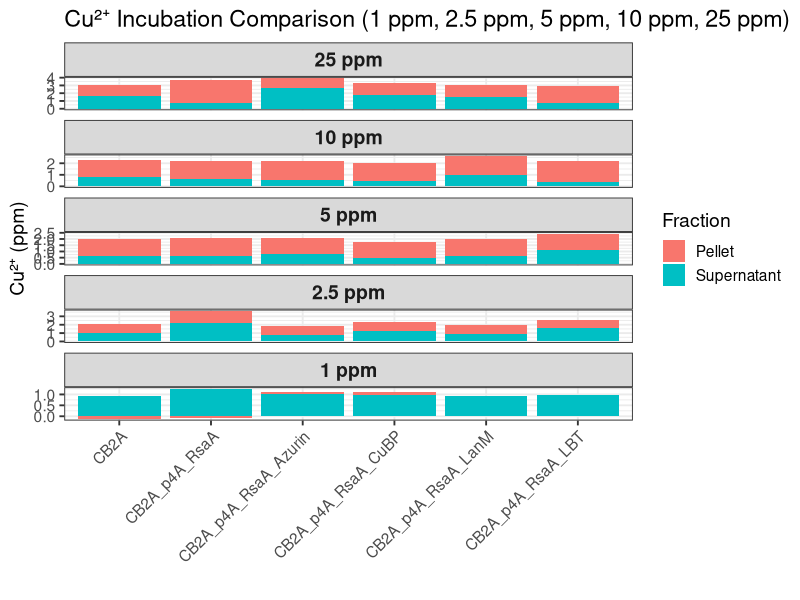
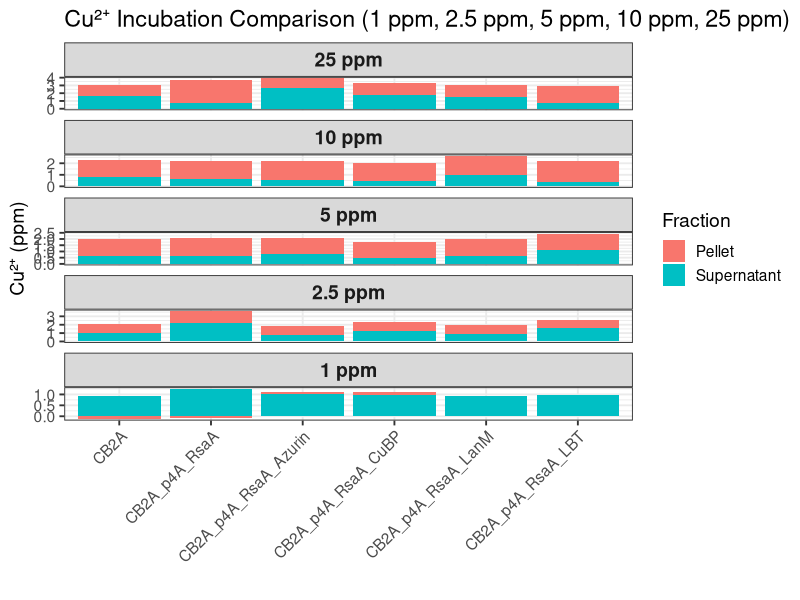

These charts were generated, in order, by the following R code:
library(dplyr)
library(tidyr)
library(ggplot2)

# ------------------------------
# 25 ppm dataset
# ------------------------------
df_25 <- data.frame(
  Strain = c(
    "CB2A",
    "CB2A_p4A_RsaA",
    "CB2A_p4A_RsaA_LanM",
    "CB2A_p4A_RsaA_LBT",
    "CB2A_p4A_RsaA_CuBP",
    "CB2A_p4A_RsaA_Azurin"
  ),
  Supernatant = c(1.665, 0.715, 1.531, 0.795, 1.818, 2.620),
  Pellet      = c(1.376, 3.005, 1.461, 2.175, 1.439, 1.286),
  Condition   = "25 ppm"
)

# ------------------------------
# 10 ppm dataset
# ------------------------------
df_10 <- data.frame(
  Strain = c(
    "CB2A",
    "CB2A_p4A_RsaA",
    "CB2A_p4A_RsaA_LanM",
    "CB2A_p4A_RsaA_LBT",
    "CB2A_p4A_RsaA_CuBP",
    "CB2A_p4A_RsaA_Azurin"
  ),
  Supernatant = c(0.790, 0.635, 0.940, 0.411, 0.432, 0.511),
  Pellet      = c(1.498, 1.589, 1.692, 1.786, 1.561, 1.680),
  Condition   = "10 ppm"
)

# ------------------------------
# 5 ppm dataset
# ------------------------------
df_5 <- data.frame(
  Strain = c(
    "CB2A",
    "CB2A_p4A_RsaA",
    "CB2A_p4A_RsaA_LanM",
    "CB2A_p4A_RsaA_LBT",
    "CB2A_p4A_RsaA_CuBP",
    "CB2A_p4A_RsaA_Azurin"
  ),
  Supernatant = c(0.671, 0.665, 0.660, 1.092, 0.460, 0.795),
  Pellet      = c(1.369, 1.384, 1.358, 1.347, 1.272, 1.323),
  Condition   = "5 ppm"
)

# ------------------------------
# 2.5 ppm dataset
# ------------------------------
df_2.5 <- data.frame(
  Strain = c(
    "CB2A",
    "CB2A_p4A_RsaA",
    "CB2A_p4A_RsaA_LanM",
    "CB2A_p4A_RsaA_LBT",
    "CB2A_p4A_RsaA_CuBP",
    "CB2A_p4A_RsaA_Azurin"
  ),
  Supernatant = c(1.007, 2.174, 0.941, 1.634, 1.275, 0.832),
  Pellet      = c(1.097, 1.450, 1.059, 0.985, 1.052, 1.011),
  Condition   = "2.5 ppm"
)

# ------------------------------
# 1 ppm dataset
# ------------------------------
df_1 <- data.frame(
  Strain = c(
    "CB2A",
    "CB2A_p4A_RsaA",
    "CB2A_p4A_RsaA_LanM",
    "CB2A_p4A_RsaA_LBT",
    "CB2A_p4A_RsaA_CuBP",
    "CB2A_p4A_RsaA_Azurin"
  ),
  Supernatant = c(0.95, 1.262, 0.924, 0.955, 0.994, 1.040),
  Pellet      = c(-0.127, -0.083, 0.006, 0.000, 0.115, 0.081),
  Condition   = "1 ppm"
)

# ------------------------------
# Combine datasets
# ------------------------------
df_all <- bind_rows(df_25, df_10, df_5, df_2.5, df_1)

# ------------------------------
# Convert to long format (NO NORMALIZATION)
# ------------------------------
df_long <- df_all %>%
  pivot_longer(
    cols = c(Supernatant, Pellet),
    names_to = "Fraction",
    values_to = "Value"
  )

# ------------------------------
# Reorder facets so 25 ppm is on top
# ------------------------------
df_long$Condition <- factor(df_long$Condition, levels = c("25 ppm", "10 ppm", "5 ppm", "2.5 ppm", "1 ppm"))

# ------------------------------
# Stacked bar plot (ppm scale)
# ------------------------------
p <- ggplot(df_long, aes(x = Strain, y = Value, fill = Fraction)) +
  geom_bar(stat = "identity", position = "stack") +
  labs(
    title = "Cu²⁺ Incubation Comparison (1 ppm, 2.5 ppm, 5 ppm, 10 ppm, 25 ppm)",
    x = "",
    y = "Cu²⁺ (ppm)"
  ) +
  facet_wrap(~ Condition, ncol = 1, scales = "free_y") +
  theme_bw(base_size = 14) +
  theme(
    axis.text.x = element_text(angle = 45, hjust = 1),
    strip.text = element_text(size = 14, face = "bold")
  )

print (p)

# ------------------------------
# Export PNG at 300 dpi
# ------------------------------

ggsave("Cu_1_25ppm_noNorm_faceted.png", p, width = 10, height = 8, dpi = 300)
